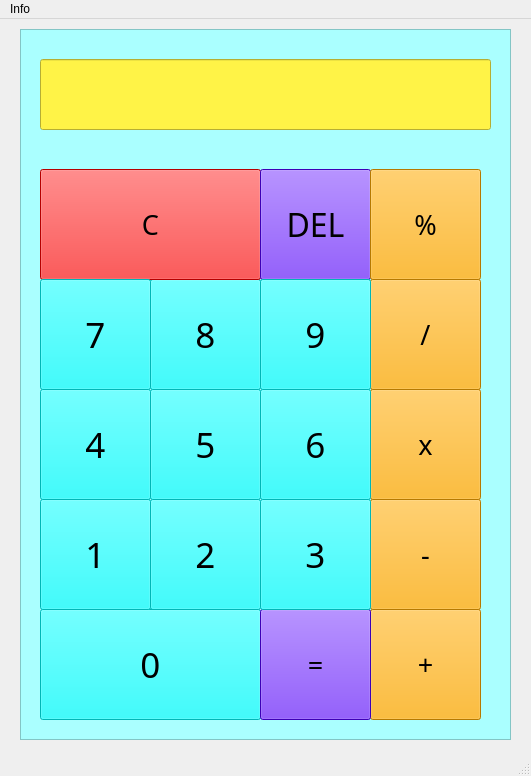
<?xml version="1.0" encoding="UTF-8"?>
<ui version="4.0">
 <class>Calculator</class>
 <widget class="QMainWindow" name="Calculator">
  <property name="geometry">
   <rect>
    <x>0</x>
    <y>0</y>
    <width>531</width>
    <height>776</height>
   </rect>
  </property>
  <property name="minimumSize">
   <size>
    <width>531</width>
    <height>776</height>
   </size>
  </property>
  <property name="maximumSize">
   <size>
    <width>531</width>
    <height>776</height>
   </size>
  </property>
  <property name="windowTitle">
   <string>Matf Calculator</string>
  </property>
  <property name="styleSheet">
   <string notr="true"/>
  </property>
  <widget class="QWidget" name="centralwidget">
   <widget class="QFrame" name="frame">
    <property name="geometry">
     <rect>
      <x>20</x>
      <y>10</y>
      <width>491</width>
      <height>711</height>
     </rect>
    </property>
    <property name="styleSheet">
     <string notr="true">background-color: rgb(170, 255, 255)</string>
    </property>
    <property name="frameShape">
     <enum>QFrame::StyledPanel</enum>
    </property>
    <property name="frameShadow">
     <enum>QFrame::Raised</enum>
    </property>
    <widget class="QPushButton" name="pushButton_d5">
     <property name="geometry">
      <rect>
       <x>130</x>
       <y>360</y>
       <width>111</width>
       <height>111</height>
      </rect>
     </property>
     <property name="font">
      <font>
       <family>Ani</family>
       <pointsize>26</pointsize>
       <italic>false</italic>
      </font>
     </property>
     <property name="styleSheet">
      <string notr="true">background-color: rgb(0, 255, 255)</string>
     </property>
     <property name="text">
      <string>5</string>
     </property>
     <attribute name="buttonGroup">
      <string notr="true">buttonGroup</string>
     </attribute>
    </widget>
    <widget class="QPushButton" name="pushButton_d8">
     <property name="geometry">
      <rect>
       <x>130</x>
       <y>250</y>
       <width>111</width>
       <height>111</height>
      </rect>
     </property>
     <property name="font">
      <font>
       <family>Ani</family>
       <pointsize>26</pointsize>
       <italic>false</italic>
      </font>
     </property>
     <property name="styleSheet">
      <string notr="true">background-color: rgb(0, 255, 255)</string>
     </property>
     <property name="text">
      <string>8</string>
     </property>
     <attribute name="buttonGroup">
      <string notr="true">buttonGroup</string>
     </attribute>
    </widget>
    <widget class="QPushButton" name="pushButton_clr">
     <property name="geometry">
      <rect>
       <x>20</x>
       <y>140</y>
       <width>221</width>
       <height>111</height>
      </rect>
     </property>
     <property name="font">
      <font>
       <family>AnjaliOldLipi</family>
       <pointsize>20</pointsize>
      </font>
     </property>
     <property name="styleSheet">
      <string notr="true">background-color: red
</string>
     </property>
     <property name="text">
      <string>C</string>
     </property>
    </widget>
    <widget class="QPushButton" name="pushButton_d2">
     <property name="geometry">
      <rect>
       <x>130</x>
       <y>470</y>
       <width>111</width>
       <height>111</height>
      </rect>
     </property>
     <property name="font">
      <font>
       <family>Ani</family>
       <pointsize>26</pointsize>
       <italic>false</italic>
      </font>
     </property>
     <property name="styleSheet">
      <string notr="true">background-color: rgb(0, 255, 255)</string>
     </property>
     <property name="text">
      <string>2</string>
     </property>
     <attribute name="buttonGroup">
      <string notr="true">buttonGroup</string>
     </attribute>
    </widget>
    <widget class="QPushButton" name="pushButton_add">
     <property name="geometry">
      <rect>
       <x>350</x>
       <y>580</y>
       <width>111</width>
       <height>111</height>
      </rect>
     </property>
     <property name="font">
      <font>
       <family>AnjaliOldLipi</family>
       <pointsize>20</pointsize>
      </font>
     </property>
     <property name="whatsThis">
      <string>control button</string>
     </property>
     <property name="styleSheet">
      <string notr="true">background-color: rgb(255, 170, 0)</string>
     </property>
     <property name="text">
      <string>+</string>
     </property>
     <property name="autoDefault">
      <bool>false</bool>
     </property>
     <property name="default">
      <bool>false</bool>
     </property>
     <property name="flat">
      <bool>false</bool>
     </property>
    </widget>
    <widget class="QPushButton" name="pushButton_d0">
     <property name="geometry">
      <rect>
       <x>20</x>
       <y>580</y>
       <width>221</width>
       <height>111</height>
      </rect>
     </property>
     <property name="font">
      <font>
       <family>Ani</family>
       <pointsize>26</pointsize>
       <italic>false</italic>
      </font>
     </property>
     <property name="styleSheet">
      <string notr="true">background-color: rgb(0, 255, 255)</string>
     </property>
     <property name="text">
      <string>0</string>
     </property>
     <attribute name="buttonGroup">
      <string notr="true">buttonGroup</string>
     </attribute>
    </widget>
    <widget class="QPushButton" name="pushButton_eq">
     <property name="geometry">
      <rect>
       <x>240</x>
       <y>580</y>
       <width>111</width>
       <height>111</height>
      </rect>
     </property>
     <property name="font">
      <font>
       <family>AnjaliOldLipi</family>
       <pointsize>20</pointsize>
      </font>
     </property>
     <property name="whatsThis">
      <string>control button</string>
     </property>
     <property name="styleSheet">
      <string notr="true">background-color: rgb(85, 0, 255)</string>
     </property>
     <property name="text">
      <string>=</string>
     </property>
     <property name="autoDefault">
      <bool>false</bool>
     </property>
     <property name="default">
      <bool>false</bool>
     </property>
     <property name="flat">
      <bool>false</bool>
     </property>
    </widget>
    <widget class="QPushButton" name="pushButton_d7">
     <property name="geometry">
      <rect>
       <x>20</x>
       <y>250</y>
       <width>111</width>
       <height>111</height>
      </rect>
     </property>
     <property name="font">
      <font>
       <family>Ani</family>
       <pointsize>26</pointsize>
       <italic>false</italic>
      </font>
     </property>
     <property name="styleSheet">
      <string notr="true">background-color: rgb(0, 255, 255)</string>
     </property>
     <property name="text">
      <string>7</string>
     </property>
     <attribute name="buttonGroup">
      <string notr="true">buttonGroup</string>
     </attribute>
    </widget>
    <widget class="QPushButton" name="pushButton_mul">
     <property name="geometry">
      <rect>
       <x>350</x>
       <y>360</y>
       <width>111</width>
       <height>111</height>
      </rect>
     </property>
     <property name="font">
      <font>
       <family>AnjaliOldLipi</family>
       <pointsize>20</pointsize>
      </font>
     </property>
     <property name="whatsThis">
      <string>control button</string>
     </property>
     <property name="styleSheet">
      <string notr="true">background-color: rgb(255, 170, 0)</string>
     </property>
     <property name="text">
      <string>x</string>
     </property>
     <property name="autoDefault">
      <bool>false</bool>
     </property>
     <property name="default">
      <bool>false</bool>
     </property>
     <property name="flat">
      <bool>false</bool>
     </property>
    </widget>
    <widget class="QPushButton" name="pushButton_del">
     <property name="geometry">
      <rect>
       <x>240</x>
       <y>140</y>
       <width>111</width>
       <height>111</height>
      </rect>
     </property>
     <property name="font">
      <font>
       <family>AnjaliOldLipi</family>
       <pointsize>24</pointsize>
      </font>
     </property>
     <property name="styleSheet">
      <string notr="true">background-color: rgb(85, 0, 255)</string>
     </property>
     <property name="text">
      <string>DEL</string>
     </property>
    </widget>
    <widget class="QPushButton" name="pushButton_d6">
     <property name="geometry">
      <rect>
       <x>240</x>
       <y>360</y>
       <width>111</width>
       <height>111</height>
      </rect>
     </property>
     <property name="font">
      <font>
       <family>Ani</family>
       <pointsize>26</pointsize>
       <italic>false</italic>
      </font>
     </property>
     <property name="styleSheet">
      <string notr="true">background-color: rgb(0, 255, 255)</string>
     </property>
     <property name="text">
      <string>6</string>
     </property>
     <attribute name="buttonGroup">
      <string notr="true">buttonGroup</string>
     </attribute>
    </widget>
    <widget class="QPushButton" name="pushButton_d4">
     <property name="geometry">
      <rect>
       <x>20</x>
       <y>360</y>
       <width>111</width>
       <height>111</height>
      </rect>
     </property>
     <property name="font">
      <font>
       <family>Ani</family>
       <pointsize>26</pointsize>
       <italic>false</italic>
      </font>
     </property>
     <property name="styleSheet">
      <string notr="true">background-color: rgb(0, 255, 255)</string>
     </property>
     <property name="text">
      <string>4</string>
     </property>
     <attribute name="buttonGroup">
      <string notr="true">buttonGroup</string>
     </attribute>
    </widget>
    <widget class="QPushButton" name="pushButton_sub">
     <property name="geometry">
      <rect>
       <x>350</x>
       <y>470</y>
       <width>111</width>
       <height>111</height>
      </rect>
     </property>
     <property name="font">
      <font>
       <family>AnjaliOldLipi</family>
       <pointsize>20</pointsize>
      </font>
     </property>
     <property name="whatsThis">
      <string>control button</string>
     </property>
     <property name="styleSheet">
      <string notr="true">background-color: rgb(255, 170, 0)</string>
     </property>
     <property name="text">
      <string>-</string>
     </property>
     <property name="autoDefault">
      <bool>false</bool>
     </property>
     <property name="default">
      <bool>false</bool>
     </property>
     <property name="flat">
      <bool>false</bool>
     </property>
    </widget>
    <widget class="QPushButton" name="pushButton_d3">
     <property name="geometry">
      <rect>
       <x>240</x>
       <y>470</y>
       <width>111</width>
       <height>111</height>
      </rect>
     </property>
     <property name="font">
      <font>
       <family>Ani</family>
       <pointsize>26</pointsize>
       <italic>false</italic>
      </font>
     </property>
     <property name="styleSheet">
      <string notr="true">background-color: rgb(0, 255, 255)</string>
     </property>
     <property name="text">
      <string>3</string>
     </property>
     <attribute name="buttonGroup">
      <string notr="true">buttonGroup</string>
     </attribute>
    </widget>
    <widget class="QPushButton" name="pushButton_d1">
     <property name="geometry">
      <rect>
       <x>20</x>
       <y>470</y>
       <width>111</width>
       <height>111</height>
      </rect>
     </property>
     <property name="font">
      <font>
       <family>Ani</family>
       <pointsize>26</pointsize>
       <italic>false</italic>
      </font>
     </property>
     <property name="styleSheet">
      <string notr="true">background-color: rgb(0, 255, 255)</string>
     </property>
     <property name="text">
      <string>1</string>
     </property>
     <attribute name="buttonGroup">
      <string notr="true">buttonGroup</string>
     </attribute>
    </widget>
    <widget class="QPushButton" name="pushButton_mod">
     <property name="geometry">
      <rect>
       <x>350</x>
       <y>140</y>
       <width>111</width>
       <height>111</height>
      </rect>
     </property>
     <property name="font">
      <font>
       <family>AnjaliOldLipi</family>
       <pointsize>20</pointsize>
      </font>
     </property>
     <property name="styleSheet">
      <string notr="true">background-color: rgb(255, 170, 0)</string>
     </property>
     <property name="text">
      <string>%</string>
     </property>
    </widget>
    <widget class="QPushButton" name="pushButton_div">
     <property name="geometry">
      <rect>
       <x>350</x>
       <y>250</y>
       <width>111</width>
       <height>111</height>
      </rect>
     </property>
     <property name="font">
      <font>
       <family>AnjaliOldLipi</family>
       <pointsize>20</pointsize>
      </font>
     </property>
     <property name="whatsThis">
      <string>control button</string>
     </property>
     <property name="styleSheet">
      <string notr="true">background-color: rgb(255, 170, 0)</string>
     </property>
     <property name="text">
      <string>/</string>
     </property>
     <property name="autoDefault">
      <bool>false</bool>
     </property>
     <property name="default">
      <bool>false</bool>
     </property>
     <property name="flat">
      <bool>false</bool>
     </property>
    </widget>
    <widget class="QPushButton" name="pushButton_d9">
     <property name="geometry">
      <rect>
       <x>240</x>
       <y>250</y>
       <width>111</width>
       <height>111</height>
      </rect>
     </property>
     <property name="font">
      <font>
       <family>Ani</family>
       <pointsize>26</pointsize>
       <italic>false</italic>
      </font>
     </property>
     <property name="styleSheet">
      <string notr="true">background-color: rgb(0, 255, 255)</string>
     </property>
     <property name="text">
      <string>9</string>
     </property>
     <attribute name="buttonGroup">
      <string notr="true">buttonGroup</string>
     </attribute>
    </widget>
    <widget class="QLineEdit" name="lineEdit">
     <property name="geometry">
      <rect>
       <x>20</x>
       <y>30</y>
       <width>451</width>
       <height>71</height>
      </rect>
     </property>
     <property name="font">
      <font>
       <pointsize>16</pointsize>
       <italic>true</italic>
      </font>
     </property>
     <property name="styleSheet">
      <string notr="true">background-color: rgb(255, 243, 71)</string>
     </property>
     <property name="alignment">
      <set>Qt::AlignRight|Qt::AlignTrailing|Qt::AlignVCenter</set>
     </property>
    </widget>
   </widget>
  </widget>
  <widget class="QMenuBar" name="menubar">
   <property name="geometry">
    <rect>
     <x>0</x>
     <y>0</y>
     <width>531</width>
     <height>29</height>
    </rect>
   </property>
   <widget class="QMenu" name="menuInfo">
    <property name="title">
     <string>Info</string>
    </property>
    <addaction name="actionAbout"/>
   </widget>
   <addaction name="menuInfo"/>
  </widget>
  <widget class="QStatusBar" name="statusbar"/>
  <action name="actionAbout">
   <property name="text">
    <string>About</string>
   </property>
  </action>
 </widget>
 <resources/>
 <connections/>
 <buttongroups>
  <buttongroup name="buttonGroup"/>
 </buttongroups>
</ui>
